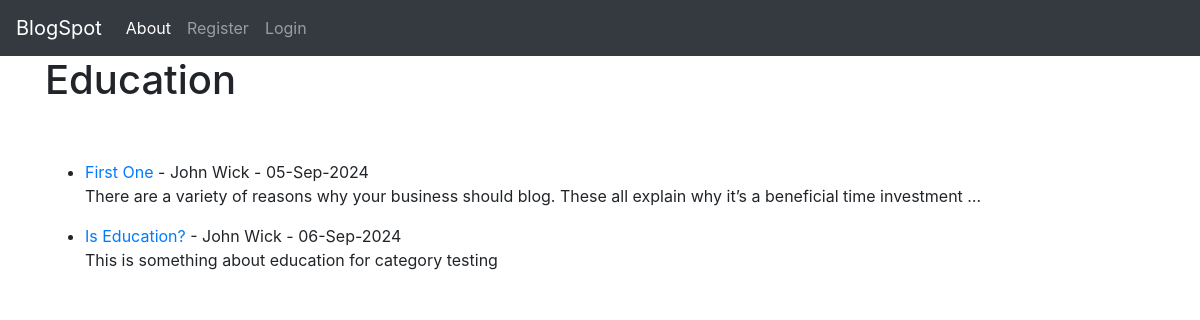
Screenshot of /category/education with the database file from the repository.
### blogapp/models.py (models this page shows, shortened)
class Post(models.Model):
    title=models.CharField(max_length=250)
    tag=models.CharField(max_length=250)
    body=RichTextField(blank=True,null=True)
    author=models.ForeignKey(User,on_delete=models.CASCADE)
    blog_datetime=models.DateTimeField(auto_now_add=True)
    thumbnail=models.ImageField(null=True,blank=True,upload_to="images/")
    category=models.CharField(max_length=250,default='uncategorized')

### blogapp/views.py (the view)
# urls.py: path('category/<str:cats>',CategoryView,name='category'),
def CategoryView(request,cats):
    category_posts=Post.objects.filter(category=cats.replace('-',' '))
    return render(request,'categories.html',{'cats':cats.title().replace('-',' '),'category_posts':category_posts})

### blogapp/templates/categories.html (shortened to what this page needs)
{% extends 'base.html' %}
{% block base %}
{% if category_posts %}
    <h1>{{cats}}</h1>
    <br><br>
    <ul>
    {% for post in category_posts %}
        <li><a href="{% url 'article' post.pk %}">{{post.title}}</a> - {{post.author.first_name}} {{post.author.last_name}} - {{post.blog_datetime|date:'d-M-Y'}}
            </a></small><br>
        {{post.body|safe|truncatewords:20}}<br>
        </li>
    {% endfor %}
    </ul>
{% else %}
<h1>Sorry This Page is Not Available</h1>
{% endif %}
{% endblock %}

### rows the page displays
Post: title "First One", author.first_name "John", author.last_name "Wick", blog_datetime "05-Sep-2024", body "There are a variety of reasons why your business should blog. These all explain why it’s a beneficial time investment …"
Post: title "Is Education?", author.first_name "John", author.last_name "Wick", blog_datetime "06-Sep-2024", body "This is something about education for category testing"

### other values shown
{{ cats }} "Education"
